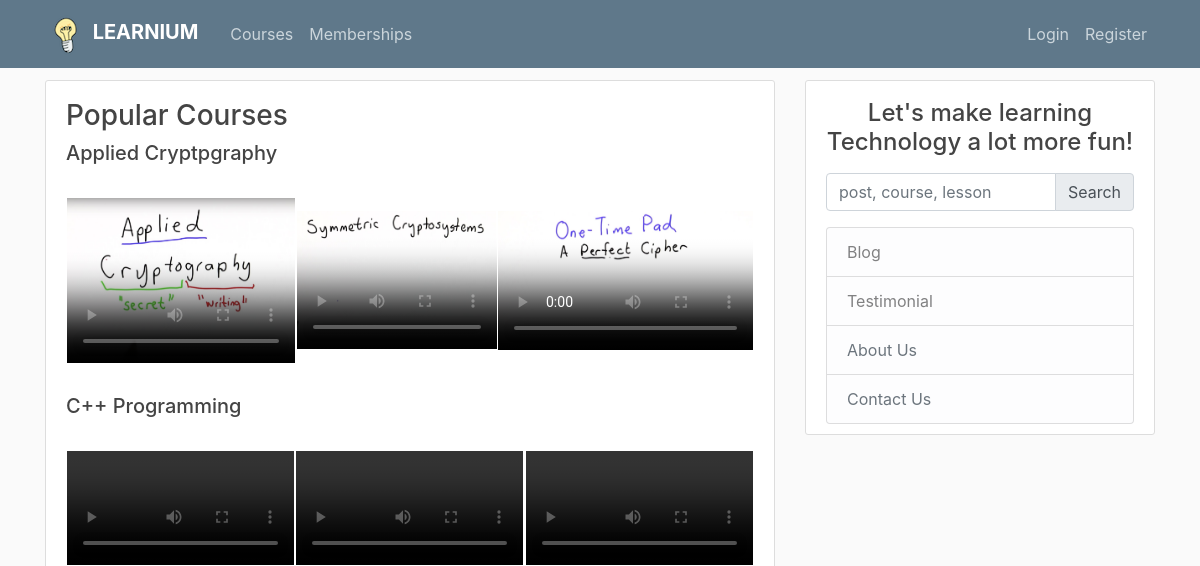
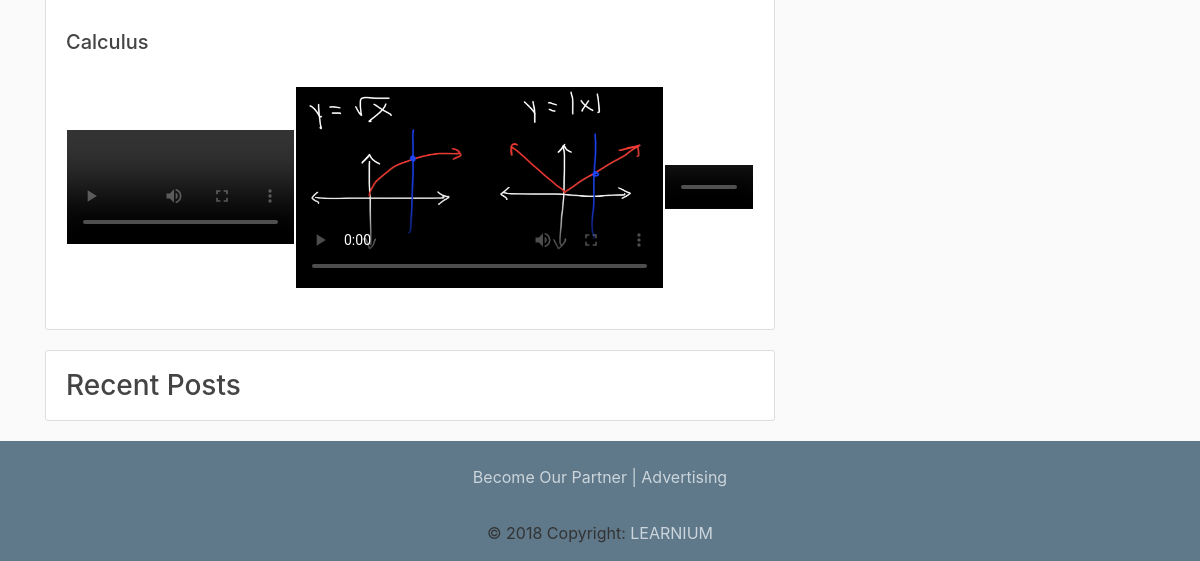
Before: / with the older database file (2 pictures, top to bottom).
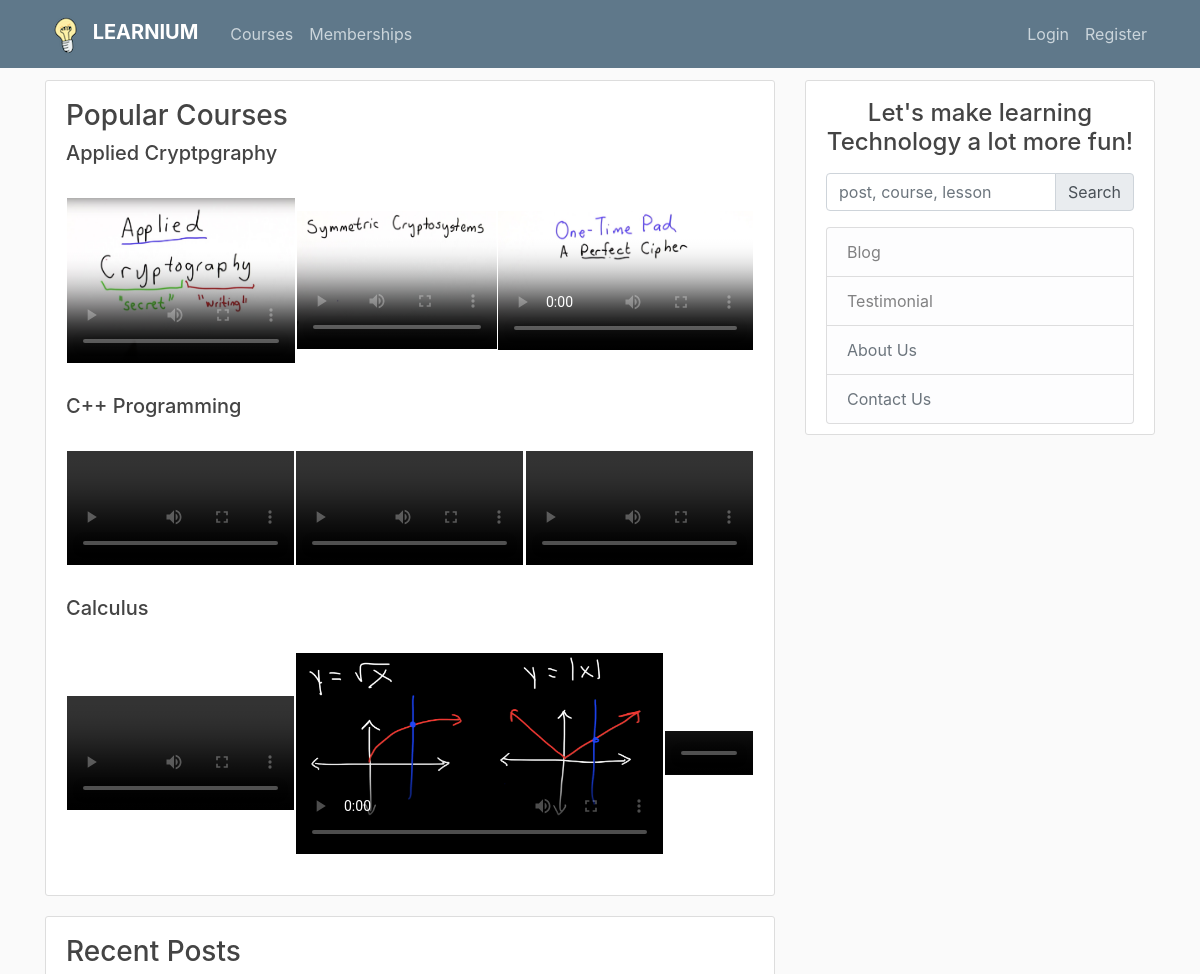
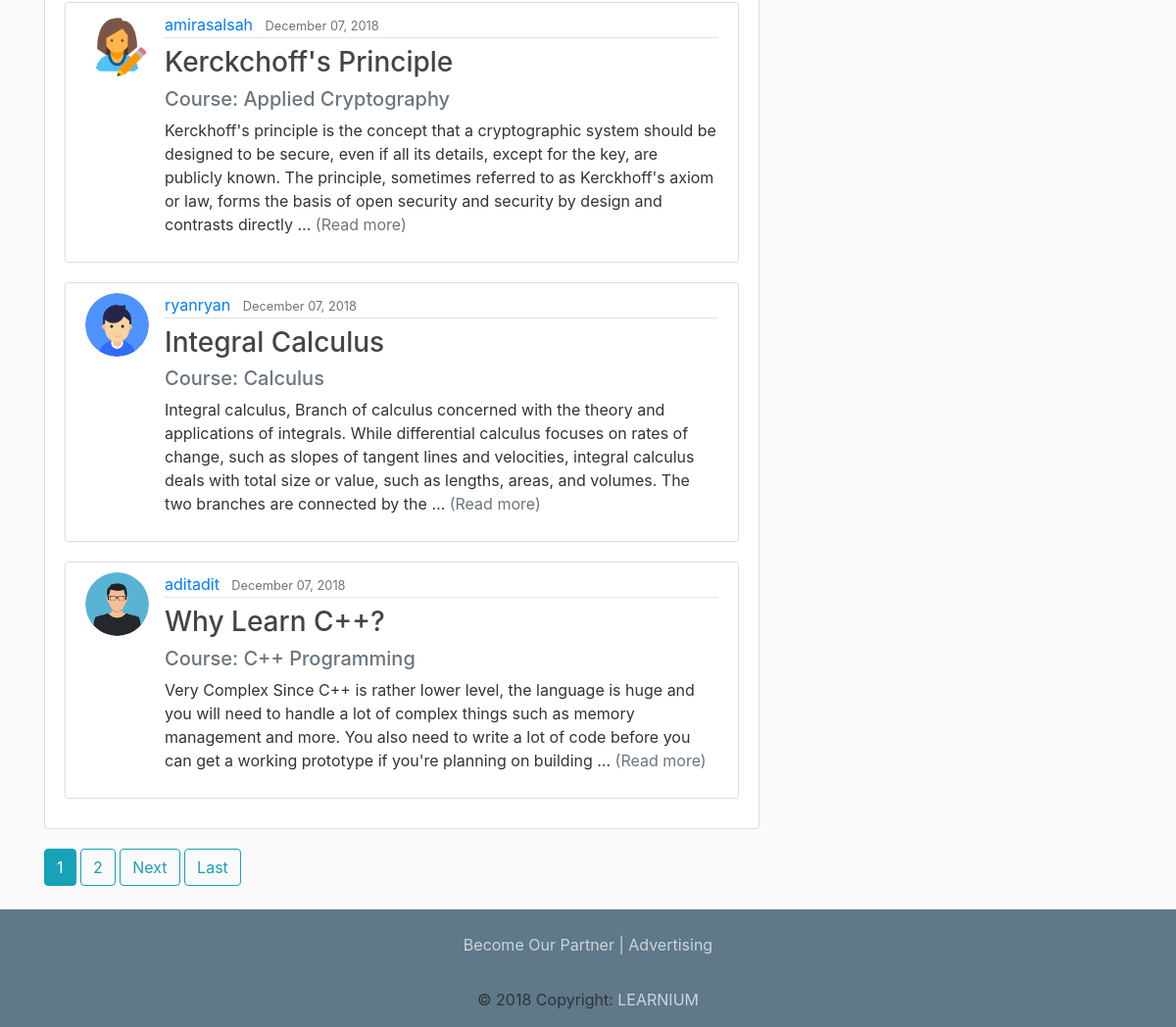
After: the same page with the newer database file (2 pictures, top to bottom).
### blog/models.py (models this page shows, shortened)
class Post(models.Model):
	title = models.CharField(max_length=100)
	category = models.CharField(max_length=100)
	content = models.TextField()
	date_posted = models.DateTimeField(default=timezone.now)
	author = models.ForeignKey(User, on_delete=models.CASCADE)

### users/models.py (models this page shows, shortened)
class Profile(models.Model):
	user = models.OneToOneField(User, on_delete=models.CASCADE)
	image = models.ImageField(default='default.jpg', upload_to='profile_pics')

### blog/views.py (the view)
# urls.py: path('', PostListView.as_view() , name='blog-home'),
class PostListView(ListView):
	model = Post
	template_name = 'blog/home.html'
	context_object_name = 'posts'
	ordering = ['-date_posted']
	paginate_by = 3

### blog/templates/blog/home.html (shortened to what this page needs)
{% extends "blog/base.html" %}
{% block content %}
<div class="content-section">
  <div>
      <h3 class="mt-2"> Popular Courses </h3>
      <h5> Applied Cryptpgraphy </h5>
        <table>
          <tr>
            <th>
            <video controls
             controlsList="nodownload"
             poster="/media/ACIntroduction_gizhcpc.png""
               src="/static/videos/AppliedCryptography/Introduction.mp4"
               width="100%"
               height="auto"
               class="mb-4 mt-4">
            </video>
            </th>
            <th>
            <video controls
             controlsList="nodownload"
             poster="/media/ACSymmetricCryptography_XrIxwhn.png"
               src="/static/videos/AppliedCryptography/SymmetricCryptography.mp4"
               width="100%"
               height="auto"
               class="mb-4 mt-4">
            </video>
            </th>
            <th>
            <video controls
             controlsList="nodownload"
             poster="/media/ACXorFunction.png"
               src="/static/videos/AppliedCryptography/XorFunction.mp4"
               width="100%"
               height="auto"
               class="mb-4 mt-4">
          </video>
          </th>
        </tr>
      </table>
    <h5> C++ Programming </h5>
      <table>
        <tr>
          <th>
          <video controls
             controlsList="nodownload"
             poster=""
               src="/static/videos/C++Programming/FirstProgram.mp4"
               width="100%"
               height="auto"
               class="mb-4 mt-4">
          </video>
          </th>
          <th>
          <video controls
             controlsList="nodownload"
             poster=""
               src="/static/videos/C++Programming/VariablesUserInputMathOp.mp4"
               width="100%"
               height="auto"
               class="mb-4 mt-4">
          </video>
          </th>
          <th>
          <video controls
             controlsList="nodownload"
             poster=""
               src="/static/videos/C++Programming/WhileLoops.mp4"
               width="100%"
               height="auto"
               class="mb-4 mt-4">
          </video>
          </th>
        </tr>
      </table>
          <h5> Calculus </h5>
      <table>
        <tr>
          <col width="33.33%">
          <th>
          <video controls
             controlsList="nodownload"
             poster=""
               src="/static/videos/Calculus/Functions.mp4"
               width="100%"
               height="auto"
               class="mb-4 mt-4">
          </video>
          </th>
          <th>
          <video controls
             controlsList="nodownload"
             poster="/media/CVerticalLineTest_Ms3yPyQ.png"
               src="/static/videos/Calculus/Vertical Line Test.mp4"
               width="100%"
               height="auto"
               class="mb-4 mt-4">
          </video>
          </th>
          <th>
          <video controls
             controlsList="nodownload"
             poster=""
               src="/static/videos/Calculus/Domain and Range of a Function From a Graph.mp4"
               width="100%"
               height="auto"
               class="mb-4 mt-4">
          </video>
          </th>
        </tr>
      </table>
  </div>
</div>
<div class="content-section">
  <div>
      <h3 class="mt-2"> Recent Posts </h3>
    {% for post in posts %}
        <article class="media content-section">
          <img class="rounded-circle article-img" src="{{ post.author.profile.image.url }}">
          <div class="media-body">
            <div class="article-metadata">
              <a class="mr-2" href="{% url 'user-posts' post.author.username %}">{{ post.author }}</a>
              <small class="text-muted">{{ post.date_posted|date:"F d, Y" }}</small>
            </div>
            <h3 class="mt-2"><a class="article-title" href="{% url 'post-detail' post.id %}">{{ post.title }}</a> </h3>
            <h5 class="text-muted"> Course: {{ post.category }} </h5>
            <p class="article-content">{{ post.content|truncatewords:50 }} <a href="{% url 'post-detail' post.id %}" class="text-muted"> (Read more) </a></p>
          </div>
        </article>
    {% endfor %}
          </div>
</div>
    {% if is_paginated %}
      {% for num in page_obj.paginator.page_range %}
        {%  if page_obj.number == num %}
        <a class="btn btn-info mb-4" href="?page={{ num }}"> {{ num }} </a>
        {% elif num > page_obj.number|add:'-3' and num < page_obj.number|add:'3' %}
        <a class="btn btn-outline-info mb-4" href="?page={{ num }}"> {{ num }} </a>
        {% endif %}
      {% endfor %}
      {% if page_obj.has_next %}
        <a class="btn btn-outline-info mb-4"href="?page={{ page_obj.next_page_number }}"> Next </a>
        <a class="btn btn-outline-info mb-4"href="?page={{ page_obj.paginator.num_pages }}"> Last </a>
      {% endif %}
    {% endif %}
{% endblock content %}

### blog/templates/blog/base.html (shortened to what this page needs)
{% load static %}
<!DOCTYPE html>
<html>
<head>
    <link rel="stylesheet" href="https://maxcdn.bootstrapcdn.com/bootstrap/4.0.0/css/bootstrap.min.css">
    <link rel="stylesheet" type="text/css" href="{% static 'css/main.css' %}">
</head>
<body>
<header class="site-header">
  <nav class="navbar navbar-expand-md navbar-dark bg-steel fixed-top background-color:yellow">
    <div class="container">
      <a class="navbar-brand mr-4" href="{% url 'blog-home' %}"> <img src="{% static 'logo.png' %}" class="responsive"> <b> LEARNIUM </b></a>
      <div class="collapse navbar-collapse" id="navbarToggle">
        <div class="navbar-nav mr-auto">
          <a class="nav-item nav-link" href="/courses/"> Courses </a>
          <a class="nav-item nav-link" href="/memberships/"> Memberships </a>
        </div>
        <div class="navbar-nav">
        {% if user.is_authenticated %}
          <a class="nav-item nav-link" href="{% url 'post-create' %}"> Create a Post </a>
          <a class="nav-item nav-link" href="{% url 'profile' %}"> Profile </a>
          <a class="nav-item nav-link" href="{% url 'logout' %}"> Logout </a>
        {% else %}
          <a class="nav-item nav-link" href="{% url 'login' %}"> Login </a>
          <a class="nav-item nav-link" href="{% url 'register' %}"> Register </a>
        {% endif %}
        </div>
      </div>
    </div>
  </nav>
</header>
<main role="main" class="container">
  <div class="row">
    <div class="col-md-8">
    {% block content %}{% endblock %}
    </div>
    <div class="col-md-4">
      <div class="content-section">
        <center>
          <h4 class="mt-2 mb-2"> Let's make learning Technology a lot more fun! </h4>
          <div class="input-group mb-3 mt-3">
            <input type="text" class="form-control" placeholder="post, course, lesson" aria-label="Recipient's username" aria-describedby="basic-addon2">
            <div class="input-group-append">
            <span class="input-group-text" id="basic-addon2">Search</span>
            </div>
          </div>
        </center>
        <ul class="list-group">
          <li class="list-group-item list-group-item-light"> Blog </li>
          <li class="list-group-item list-group-item-light">  Testimonial  </li>
                    <li class="list-group-item list-group-item-light"> <a class="text-muted" href="{% url 'blog-about' %}"> About Us </a> </li>
          <li class="list-group-item list-group-item-light"> <a class="text-muted"href="{% url 'blog-contact' %}"> Contact Us </a> </li>
        </ul>
      </div>
    </div>
  </div>
</main>
<footer class="page-footer font-small teal pt-4 mt=5" style="background-color:#5f788a">
    <div class="container-fluid text-center">
      <div>
          <p style="color:#cbd5db"> Become Our Partner | Advertising </p>
      </div>
    </div>
    <div class="footer-copyright text-center py-3">© 2018 Copyright:
      <a href="/" style="color:#cbd5db"> LEARNIUM </a>
    </div>
</footer>
</body>
</html>

### static/css/main.css (style rules this page uses)
body { background: #fafafa; color: #333333; margin-top: 5rem; }
h1, h2, h3, h4, h5, h6 { color: #444444; }
ul { margin: 0; }
.bg-steel { background-color: #5f788a; }
.site-header .navbar-nav .nav-link { color: #cbd5db; }
.content-section { background: #ffffff; padding: 10px 20px; border: 1px solid #dddddd; border-radius: 3px; margin-bottom: 20px; }
.article-title { color: #444444; }
.article-content { white-space: pre-line; }
.article-img { height: 65px; width: 65px; margin-right: 16px; }
.article-metadata { padding-bottom: 1px; margin-bottom: 4px; border-bottom: 1px solid #e3e3e3 }
.responsive { width: 100% height:auto; }

Changed rows visible on the page:
added Post: author.profile.image (picture), author "amirasalsah", date_posted "December 07, 2018", title "Kerckchoff's Principle", category "Applied Cryptography", content "Kerckhoff's principle is the concept that a cryptographic system should be designed to be secure, even if all its details, except for the key, are publicly known. The principle, sometimes referred to as Kerckhoff's axiom or law, forms the basis of open security and security by design and contrasts directly …"
added Post: author.profile.image (picture), author "ryanryan", date_posted "December 07, 2018", title "Integral Calculus", category "Calculus", content "Integral calculus, Branch of calculus concerned with the theory and applications of integrals. While differential calculus focuses on rates of change, such as slopes of tangent lines and velocities, integral calculus deals with total size or value, such as lengths, areas, and volumes. The two branches are connected by the …"
added Post: author.profile.image (picture), author "aditadit", date_posted "December 07, 2018", title "Why Learn C++?", category "C++ Programming", content "Very Complex Since C++ is rather lower level, the language is huge and you will need to handle a lot of complex things such as memory management and more. You also need to write a lot of code before you can get a working prototype if you're planning on building …"
Other visible differences:
new list line: "1"
new list line: "2"
text now shown: "Next Last"
